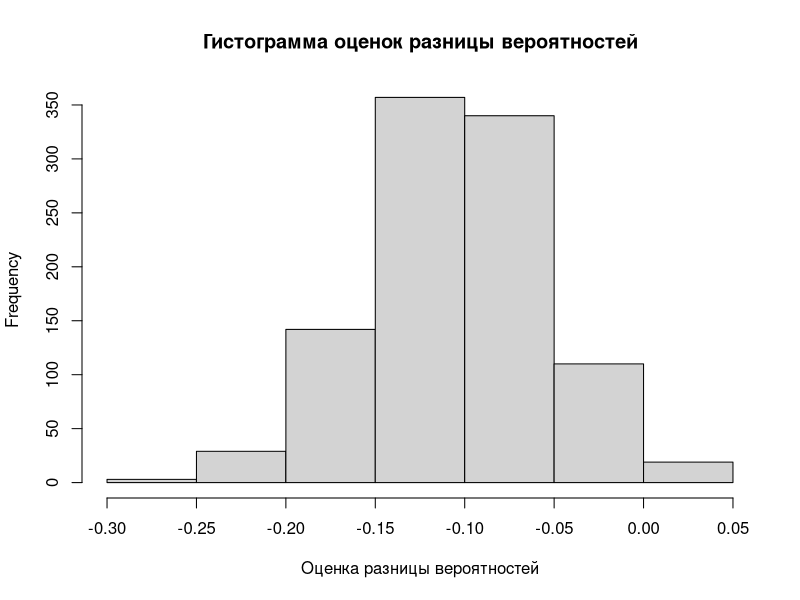

Write the R code that produced this figure. (Note: a time limit stopped this script after it produced the figure.)
## ---- chunk 1
knitr::opts_chunk$set(echo = TRUE)

library(tidyverse)
library(broom)

## ---- chunk 2

p_R <- 0.1 # Истинная вероятность выздоровления для референса (в ГЕНЕРАЛЬНОЙ СОВОКУПНОСТИ)
p_T <- 0.2 # Истинная вероятность выздоровления для теста (в ГЕНЕРАЛЬНОЙ СОВОКУПНОСТИ)
true_OR <- (p_T/(1-p_T))/(p_R/(1-p_R)) # Истинное отношение шансов

## ---- chunk 3

sample_size <- 100 # Количество пациентов в каждой из групп
df_trial <- data.frame(
  arm = rep(c('R', 'T'), each = sample_size),
  patient_ID = rep(1:sample_size, 2),
  recovery_status = c(sample(c(1,0), sample_size, replace = TRUE, prob = c(p_R, 1 - p_R)),
                      sample(c(1,0), sample_size, replace = TRUE, prob = c(p_T, 1 - p_T)))
)

## ---- chunk 4

df_prop <- df_trial %>% 
  group_by(arm) %>% # Группировка по типу интервенции (тест/референс)
  dplyr::summarise(x = sum(recovery_status), # Подсчет числа положительных исходов
                   n = n()) %>% # Подсчет общего числа пациентов в группе
  ungroup() %>% 
  dplyr::summarise(X = list(x), N = list(n)) %>% # Соединение все x и n в отдельные вектора
  rowwise() %>% 
  mutate(tst = list(broom::tidy(prop.test(X, N)))) %>% # Вычисление ДИ на разницу пропорций
  unnest(tst) %>% # Раскладка результатов prop.test по столбцам 
  mutate(catch = ifelse(conf.low < p_R-p_T & p_R-p_T < conf.high, "Catch", "Miss"))
  
print(df_prop)

## ---- chunk 5

count_catch <- 0 #Устанавливаем начальное значение счетчика
num_simulations <- 1000 #Количество повторений эксперимента

#Генерация однократной выборки 

for (i in 1:num_simulations) {
  sample_size <- 100
  df_trial <- data.frame(
    arm = rep(c('R', 'T'), each = sample_size),
    patient_ID = rep(1:sample_size, 2),
    recovery_status = c(sample(c(1, 0), sample_size, replace = TRUE, prob = c(p_R, 1 - p_R)),
                        sample(c(1, 0), sample_size, replace = TRUE, prob = c(p_T, 1 - p_T)))
  )
  
#Построение ДИ для разницы вероятностей
  
  df_prop <- df_trial %>%
    group_by(arm) %>%
    dplyr::summarise(x = sum(recovery_status),
                     n = n()) %>%
    ungroup() %>%
    dplyr::summarise(X = list(x), N = list(n)) %>%
    rowwise() %>%
    mutate(tst = list(broom::tidy(prop.test(X, N)))) %>%
    unnest(tst) %>%
    mutate(catch = ifelse(conf.low < p_R - p_T & p_R - p_T < conf.high, "Catch", "Miss"))
  
#Проверка, попадает ли разница в заданный диапазон
  
  if ("Catch" %in% df_prop$catch) {
    count_catch <- count_catch + 1
  }
}

#Вывод результатов

cat("Количество раз, когда разница попала в заданный диапазон:", count_catch, "\n")
cat("Доля успешных экспериментов:", count_catch / num_simulations, "\n")
## ---- chunk 6
#Заданная вероятность накрытия

expected_coverage <- 0.95

#Расчет полученной вероятности накрытия

observed_coverage <- count_catch / num_simulations

#Вывод результатов

cat("Ожидаемая вероятность накрытия:", expected_coverage, "\n")
cat("Полученная вероятность накрытия:", observed_coverage, "\n")
cat("Разница:", abs(expected_coverage - observed_coverage), "\n")

## ---- chunk 7

difference_estimates <- numeric(num_simulations) #Создание вектора для хранения оценок разницы вероятностей

for (i in 1:num_simulations) {
  #Генерация однократной выборки
  sample_size <- 100
  df_trial <- data.frame(
    arm = rep(c('R', 'T'), each = sample_size),
    patient_ID = rep(1:sample_size, 2),
    recovery_status = c(sample(c(1, 0), sample_size, replace = TRUE, prob = c(p_R, 1 - p_R)),
                        sample(c(1, 0), sample_size, replace = TRUE, prob = c(p_T, 1 - p_T)))
  )
  
  # Построение ДИ для разницы вероятностей
  
  df_prop <- df_trial %>%
    group_by(arm) %>%
    dplyr::summarise(x = sum(recovery_status),
                     n = n())
  
  # Вычисление оценки разницы вероятностей
  
  estimate1 <- df_prop$x[df_prop$arm == "R"] / df_prop$n[df_prop$arm == "R"]
  estimate2 <- df_prop$x[df_prop$arm == "T"] / df_prop$n[df_prop$arm == "T"]
  difference_estimates[i] <- estimate1 - estimate2
}

# Построение гистограммы оценок разницы вероятностей

hist(difference_estimates, main = "Гистограмма оценок разницы вероятностей", xlab = "Оценка разницы вероятностей")


## ---- chunk 8
# Функция для проверки покрытия истинных вероятностей ДИ
check_coverage <- function(p_R, p_T, num_simulations) {
  count_catch <- 0 # счетчик попаданий истинного значения в ДИ
  
  for (i in 1:num_simulations) {
    # Генерация выборки
    sample_size <- 100
    df_trial <- data.frame(
      arm = rep(c('R', 'T'), each = sample_size),
      patient_ID = rep(1:sample_size, 2),
      recovery_status = c(sample(c(1, 0), sample_size, replace = TRUE, prob = c(p_R, 1 - p_R)),
                          sample(c(1, 0), sample_size, replace = TRUE, prob = c(p_T, 1 - p_T)))
    )
    
    # Построение ДИ для разницы вероятностей
    df_prop <- df_trial %>%
      group_by(arm) %>%
      summarise(x = sum(recovery_status), n = n()) %>%
      ungroup() %>%
      summarise(X = list(x), N = list(n)) %>%
      rowwise() %>%
      mutate(tst = list(broom::tidy(prop.test(X, N)))) %>%
      unnest(tst) %>%
      mutate(catch = ifelse(conf.low < p_R - p_T & p_R - p_T < conf.high, TRUE, FALSE))
    
    # Обновление счетчика
    if (any(df_prop$catch)) {
      count_catch <- count_catch + 1
    }
  }
  
  # Возвращаем долю попаданий
  return(count_catch / num_simulations)
}

# Тестируем различные значения p_R и p_T
set.seed(123) # Для воспроизводимости результатов
p_values <- seq(0.0, 1.0, by = 0.1)
coverage_results <- outer(p_values, p_values, Vectorize(check_coverage, vectorize.args = c("p_R", "p_T")), num_simulations = 50)

# Смотрим результаты
print(coverage_results)

## ---- chunk 9
df_OR <- df_trial %>%
  dplyr::summarise(broom::tidy(fisher.test(table(.$arm, .$recovery_status)))) %>% 
  mutate(catch = ifelse(conf.low < true_OR & true_OR < conf.high, "Catch", "Miss"))

print(df_OR)
## ---- chunk 10

count_catch_OR <- 0  #Устанавливаем начальное значение счетчика
num_simulations <- 1000 #Количество повторений эксперимента

#Генерация однократной выборки 

for (i in 1:num_simulations) {
  sample_size <- 100
  df_trial <- data.frame(
    arm = rep(c('R', 'T'), each = sample_size),
    patient_ID = rep(1:sample_size, 2),
    recovery_status = c(sample(c(1, 0), sample_size, replace = TRUE, prob = c(p_R, 1 - p_R)),
                        sample(c(1, 0), sample_size, replace = TRUE, prob = c(p_T, 1 - p_T)))
  )
  
#Построение ДИ для отношения шансов
  
  df_OR <- df_trial %>%
    dplyr::summarise(broom::tidy(fisher.test(table(.$arm, .$recovery_status)))) %>% 
    mutate(catch = ifelse(conf.low < true_OR & true_OR < conf.high, "Catch", "Miss"))
  
  #Проверка, попадает ли отношение шансов в заданный диапазон
  
  if ("Catch" %in% df_OR$catch) {
    count_catch_OR <- count_catch_OR + 1
  }
}

#Вывод результатов

cat("Количество раз, когда отношение шансов попало в заданный диапазон:", count_catch_OR, "\n")
cat("Доля успешных экспериментов для отношения шансов:", count_catch_OR / num_simulations, "\n")

## ---- chunk 11

observed_coverage <- count_catch_OR / num_simulations #оценка полученной вероятности накрытия
expected_coverage <- 0.95 #заданная вероятность накрытия

#Вывод результатов

cat("Ожидаемая вероятность накрытия: ", expected_coverage, "\n")
cat("Наблюдаемая вероятность накрытия: ", observed_coverage, "\n")
cat("Разница между наблюдаемой и ожидаемой вероятностью накрытия: ", abs(observed_coverage - expected_coverage), "\n")

## ---- chunk 12

or_estimates <- numeric(num_simulations)

#Генерация однократной выборки и сохранение точечной оценки отношения шансов 

for (i in 1:num_simulations) {
  sample_size <- 100
  df_trial <- data.frame(
    arm = rep(c('R', 'T'), each = sample_size),
    patient_ID = rep(1:sample_size, 2),
    recovery_status = c(sample(c(1, 0), sample_size, replace = TRUE, prob = c(p_R, 1 - p_R)),
                        sample(c(1, 0), sample_size, replace = TRUE, prob = c(p_T, 1 - p_T)))
  )
  
  #Вычисление и сохранение точечной оценки отношения шансов
  
  df_OR <- df_trial %>%
    dplyr::summarise(broom::tidy(fisher.test(table(.$arm, .$recovery_status))))
  
  or_estimates[i] <- df_OR$estimate
}

#Построение гистограммы

hist(or_estimates, main="Histogram of OR Estimates", xlab="Odds Ratio", breaks=30)
## ---- chunk 13
check_coverage_OR <- function(p_R, p_T, num_simulations) {
  count_catch <- 0 # счетчик попаданий истинного значения в ДИ
  true_OR <- (p_T / (1 - p_T)) / (p_R / (1 - p_R)) # истинное отношение шансов
  
  for (i in 1:num_simulations) {
    # генерация выборки
    sample_size <- 100
    df_trial <- data.frame(
      arm = rep(c('R', 'T'), each = sample_size),
      recovery_status = c(sample(c(1, 0), sample_size, replace = TRUE, prob = c(p_R, 1 - p_R)),
                          sample(c(1, 0), sample_size, replace = TRUE, prob = c(p_T, 1 - p_T)))
    )
    
    # Проверяем, есть ли в каждой группе как минимум одно событие и одно несобытие
    
    if (all(df_trial$recovery_status[df_trial$arm == 'R'] == 0) || all(df_trial$recovery_status[df_trial$arm == 'R'] == 1) ||
        all(df_trial$recovery_status[df_trial$arm == 'T'] == 0) || all(df_trial$recovery_status[df_trial$arm == 'T'] == 1)) {
      next # Пропускаем итерацию, если условие не выполняется
    }
    
    # Если данные подходят, выполняем тест Фишера
    test_result <- fisher.test(table(df_trial$arm, df_trial$recovery_status))
    
    # Проверяем, попадает ли истинное OR в построенный ДИ
    if (test_result$conf.int[1] < true_OR && true_OR < test_result$conf.int[2]) {
      count_catch <- count_catch + 1
    }
  }
  
  # Возвращаем долю попаданий
  return(count_catch / num_simulations)
}

# Задаем различные значения p_R и p_T
p_values <- seq(0.0, 1.0, by = 0.1)
num_simulations <- 100


# Создаем матрицу для результатов
coverage_matrix <- matrix(nrow = length(p_values), ncol = length(p_values))

# Заполняем матрицу результатами покрытия
for (i in 1:length(p_values)) {
  for (j in 1:length(p_values)) {
    coverage_matrix[i, j] <- check_coverage_OR(p_values[i], p_values[j], num_simulations)
  }
}

# Преобразуем матрицу в датафрейм для наглядности
coverage_df <- expand.grid(p_R = p_values, p_T = p_values)
coverage_df$Coverage <- as.vector(coverage_matrix)

# Выводим датафрейм с результатами
print(coverage_df)

## ---- chunk 14

# Создаем график
ggplot(coverage_df, aes(x = p_R, y = p_T, fill = Coverage)) +
  geom_tile() + 
  scale_fill_gradient(low = "blue", high = "red") +
  labs(title = "Coverage Probability of True OR by fisher.test",
       x = "p_R (Probability of recovery in reference group)",
       y = "p_T (Probability of recovery in test group)",
       fill = "Coverage") +
  theme_minimal() + # Используем минималистичную тему
  theme(axis.text.x = element_text(angle = 45, hjust = 1))
